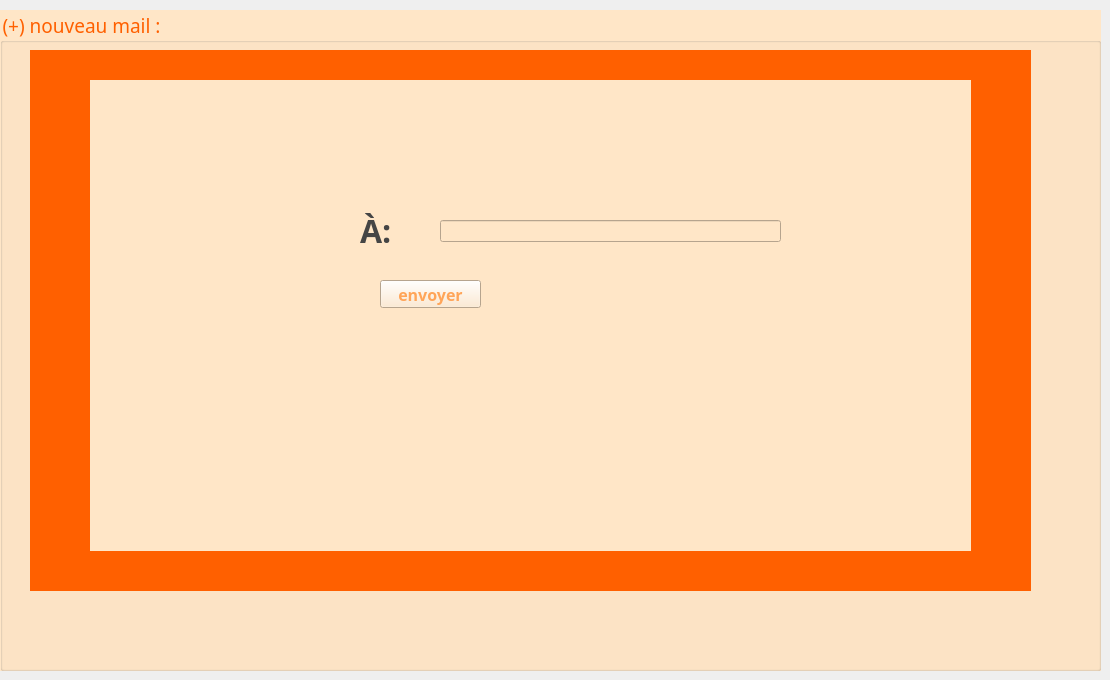
      <widget class="QWidget" name="tab_16">
       <attribute name="title">
        <string>e-mail</string>
       </attribute>
       <widget class="QGroupBox" name="groupBox_15">
        <property name="geometry">
         <rect>
          <x>0</x>
          <y>10</y>
          <width>1101</width>
          <height>661</height>
         </rect>
        </property>
        <property name="font">
         <font>
          <family>Rockwell</family>
          <pointsize>14</pointsize>
         </font>
        </property>
        <property name="styleSheet">
         <string notr="true">color: rgb(255, 96, 0);

background-color: rgb(255, 230, 199);</string>
        </property>
        <property name="title">
         <string>(+) nouveau mail : </string>
        </property>
        <widget class="QPushButton" name="pb_envoyer_client">
         <property name="geometry">
          <rect>
           <x>380</x>
           <y>270</y>
           <width>101</width>
           <height>28</height>
          </rect>
         </property>
         <property name="font">
          <font>
           <family>Tw Cen MT Condensed</family>
           <pointsize>12</pointsize>
           <weight>75</weight>
           <bold>true</bold>
          </font>
         </property>
         <property name="styleSheet">
          <string notr="true">color: rgb(255, 165, 89);</string>
         </property>
         <property name="text">
          <string>envoyer</string>
         </property>
        </widget>
        <widget class="QLabel" name="label_66">
         <property name="geometry">
          <rect>
           <x>360</x>
           <y>200</y>
           <width>56</width>
           <height>41</height>
          </rect>
         </property>
         <property name="font">
          <font>
           <family>Tw Cen MT Condensed</family>
           <pointsize>24</pointsize>
           <weight>75</weight>
           <bold>true</bold>
          </font>
         </property>
         <property name="styleSheet">
          <string notr="true">color: rgb(69, 69, 69);</string>
         </property>
         <property name="text">
          <string>À: </string>
         </property>
        </widget>
        <widget class="QLineEdit" name="le_destinataire">
         <property name="geometry">
          <rect>
           <x>440</x>
           <y>210</y>
           <width>341</width>
           <height>22</height>
          </rect>
         </property>
        </widget>
        <widget class="QLabel" name="label_133">
         <property name="geometry">
          <rect>
           <x>100</x>
           <y>80</y>
           <width>151</width>
           <height>131</height>
          </rect>
         </property>
         <property name="text">
          <string/>
         </property>
         <property name="pixmap">
          <pixmap>../../../Downloads/WhatsApp_Image_2023-10-09_at_11.52.56_PM-removebg-preview.png</pixmap>
         </property>
         <property name="scaledContents">
          <bool>true</bool>
         </property>
        </widget>
        <widget class="QLabel" name="label_67">
         <property name="geometry">
          <rect>
           <x>30</x>
           <y>40</y>
           <width>1001</width>
           <height>541</height>
          </rect>
         </property>
         <property name="styleSheet">
          <string notr="true">background-color: rgb(255, 96, 0);</string>
         </property>
         <property name="text">
          <string/>
         </property>
        </widget>
        <widget class="QLabel" name="label_68">
         <property name="geometry">
          <rect>
           <x>90</x>
           <y>70</y>
           <width>881</width>
           <height>471</height>
          </rect>
         </property>
         <property name="styleSheet">
          <string notr="true">background-color: rgb(255, 230, 199);</string>
         </property>
         <property name="text">
          <string/>
         </property>
        </widget>
        <zorder>label_67</zorder>
        <zorder>label_68</zorder>
        <zorder>label_66</zorder>
        <zorder>pb_envoyer_client</zorder>
        <zorder>le_destinataire</zorder>
        <zorder>label_133</zorder>
       </widget>
      </widget>
